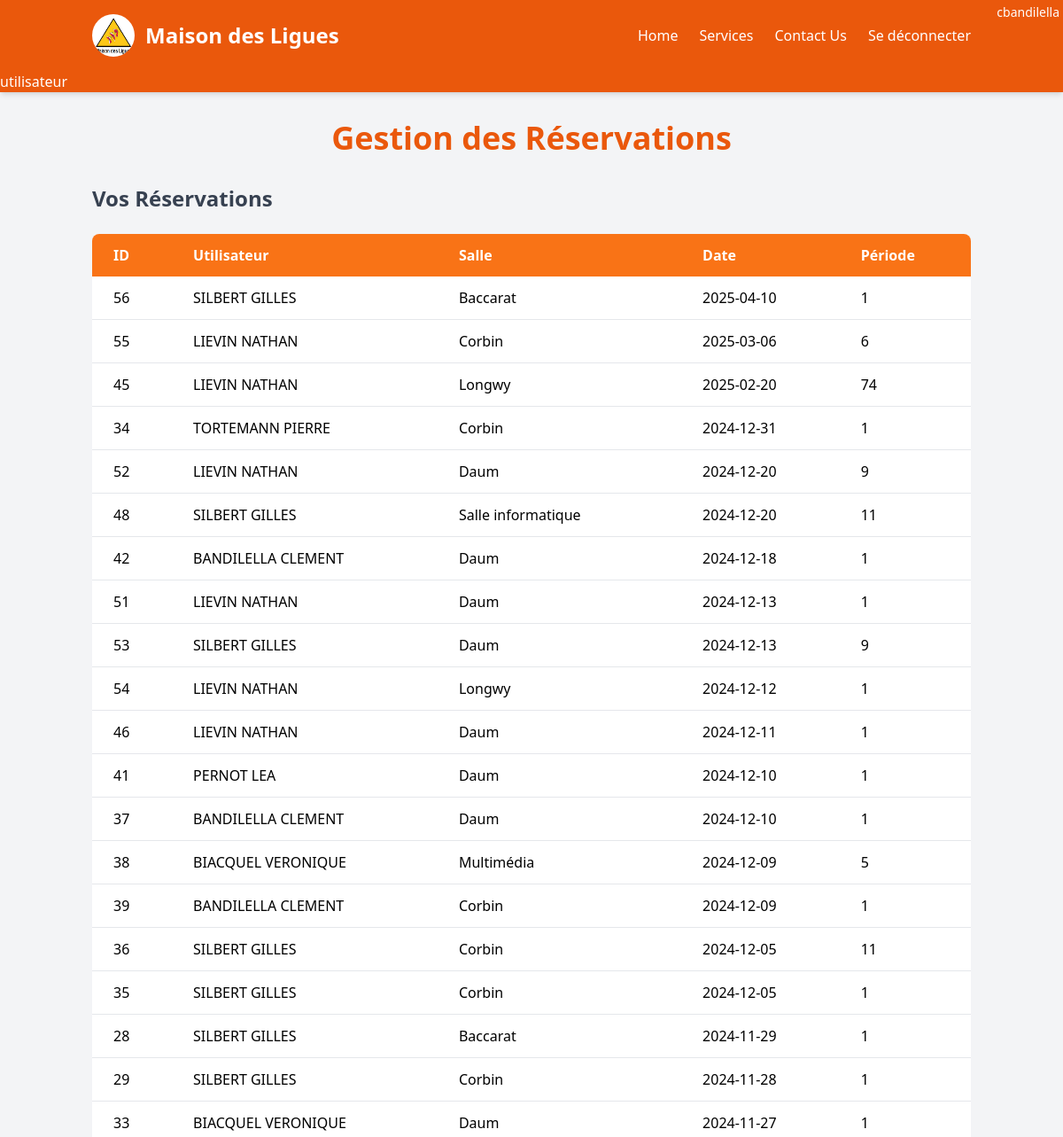
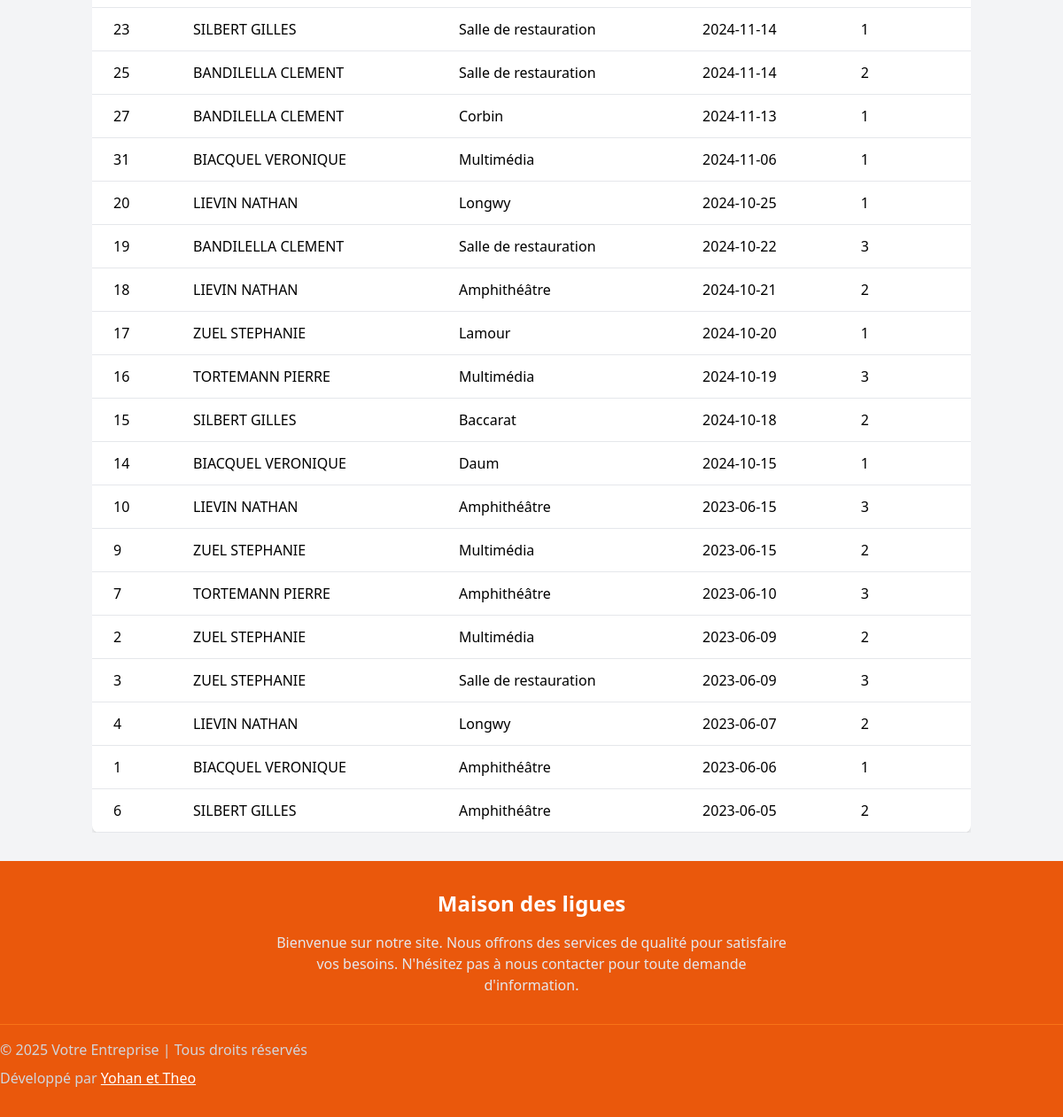
Screenshot of /mcv-php/app/views/view_reservation.php (signed in) with the database file from the repository (2 pictures, top to bottom).
### tables this page shows
CREATE TABLE `reservation` (
  `id` int(11) NOT NULL,
  `utilisateur_id` int(11) NOT NULL,
  `salle_id` int(11) NOT NULL,
  `date` date NOT NULL,
  `periode` int(11) NOT NULL,
  `statusReservation` enum('Provisoire','Confirmé','Annulé') NOT NULL DEFAULT 'Provisoire'
);

CREATE TABLE `utilisateur` (
  `utilisateur_id` int(11) NOT NULL,
  `nom` varchar(32) NOT NULL,
  `prenom` varchar(32) NOT NULL,
  `structure_id` int(11) NOT NULL,
  `structure_nom` varchar(80) NOT NULL,
  `structure_adresse` varchar(80) NOT NULL,
  `mail` varchar(50) NOT NULL
);

CREATE TABLE `salle` (
  `id` int(11) NOT NULL,
  `salle_nom` varchar(32) NOT NULL,
  `categorie` int(11) NOT NULL
);

### mcv-php/app/models/Reservation.php (called while the page is built, shortened)
<?php
class Reservation {
    private $db;
    public function __construct($database) {
        $this->db = $database;
    }
    public function getAllReservations() {
        $sql = "SELECT reservation.id, reservation.utilisateur_id, reservation.salle_id, reservation.date, reservation.periode, reservation.statusReservation, utilisateur.utilisateur_id, utilisateur.nom, utilisateur.prenom, salle.id AS salleId, salle.salle_nom FROM reservation, utilisateur,salle WHERE utilisateur.utilisateur_id=reservation.utilisateur_id AND reservation.salle_id=salle.id ORDER BY date DESC";
        $query = $this->db->query($sql);
        return $query->fetchAll(PDO::FETCH_ASSOC);
    }
}
?>

### mcv-php/app/views/view_reservation.php (the view, shortened to what this page needs)
<?php
include_once '../models/Reservation.php';
include_once '../includes/header.php';
?>
<main class="container mx-auto px-4 py-8">
    <h1 class="text-4xl font-bold text-orange-600 mb-8 text-center">Gestion des Réservations</h1>
    <?php
    switch ($_SESSION["role"]) {
        case "utilisateur":
            echo "<h2 class='text-2xl font-bold text-gray-700 mb-6'>Vos Réservations</h2>";
            $reservationModel = new Reservation($connexion);
            $reservations = $reservationModel->getAllReservations();
    ?>
            <section class="overflow-x-auto">
                <table class="min-w-full bg-white shadow-md rounded-lg overflow-hidden">
                    <thead class="bg-orange-500 text-white">
                        <tr>
                            <th class="py-3 px-6 text-left">ID</th>
                            <th class="py-3 px-6 text-left">Utilisateur</th>
                            <th class="py-3 px-6 text-left">Salle</th>
                            <th class="py-3 px-6 text-left">Date</th>
                            <th class="py-3 px-6 text-left">Période</th>
                        </tr>
                    </thead>
                    <tbody>
                    <?php foreach ($reservations as $reservation):
                            if($reservation['statusReservation']!="Annulé"){
                            ?>
                            <tr class="border-b hover:bg-gray-100 transition">
                                    <td class="py-3 px-6"><?php echo htmlspecialchars($reservation['id']); ?></td>
                                    <td class="py-3 px-6"><?php echo htmlspecialchars($reservation['nom'])." ".htmlspecialchars($reservation['prenom']);?></td>
                                    <td class="py-3 px-6"><?php echo htmlspecialchars($reservation['salle_nom']); ?></td>
                                    <td class="py-3 px-6"><?php echo htmlspecialchars($reservation['date']); ?></td>
                                    <td class="py-3 px-6"><?php echo htmlspecialchars($reservation['periode']); ?></td>
                            </tr>
                        <?php
                            }
                        endforeach;
                        ?>
                    </tbody>
                </table>
            </section>
    <?php
            break;
    ?>
    <?php
    }
    ?>
</main>
<?php include_once '../includes/footer.php'; ?>

### mcv-php/app/includes/header.php (shortened to what this page needs)
<!DOCTYPE html>
<html lang="en">
<head>
    <script src="https://cdn.tailwindcss.com"></script>
</head>
<body class="bg-gray-100 font-sans">
    <nav class="bg-orange-600 text-white shadow-md relative">
        <div class="container mx-auto px-4 py-4 flex justify-between items-center">
            <div class="flex items-center space-x-3">
                <a href="../views/accueil.php">
                    <img src="../views/images/1242652_orig.jpg" alt="logo" class="w-12 h-12 rounded-full" />
                </a>
                <h1 class="text-2xl font-bold">Maison des Ligues</h1>
            </div>
            <ul class="hidden md:flex space-x-6">
                <li><a href="accueil.php" class="hover:text-gray-300">Home</a></li>
                <li><a href="services.php" class="hover:text-gray-300">Services</a></li>
                <li><a href="contact.php" class="hover:text-gray-300">Contact Us</a></li>
                <li><a href="../config/deconnexion.php" class="hover:text-gray-300">Se déconnecter</a></li>
            </ul>
        </div>
        <span class="text-sm font-light absolute top-1 right-1"><?php echo $_SESSION['user_id']; ?></span>
        <?php echo $_SESSION['role']; ?>
    </nav>
</body>
</html>

### mcv-php/app/includes/footer.php
<footer class="bg-orange-600 text-white py-8">
    <div class="container mx-auto text-center">
        <h3 class="text-2xl font-bold">Maison des ligues</h3>
        <p class="mt-4 text-gray-200 max-w-xl mx-auto">
            Bienvenue sur notre site. Nous offrons des services de qualité pour satisfaire vos besoins.
            N'hésitez pas à nous contacter pour toute demande d'information.
        </p>
    </div>
    <div class="mt-8 border-t border-orange-500 pt-4">
        <p class="text-gray-300">&copy; <?php echo date('Y'); ?> Votre Entreprise | Tous droits réservés</p>
        <p class="text-gray-300 mt-2">Développé par <a href="#" class="text-white underline">Yohan et Theo</a></p>
    </div>
</footer>

### rows the page displays
reservation: id "56", utilisateur.nom "SILBERT", utilisateur.prenom "GILLES", salle.salle_nom "Baccarat", date "2025-04-10", periode "1"
reservation: id "55", utilisateur.nom "LIEVIN", utilisateur.prenom "NATHAN", salle.salle_nom "Corbin", date "2025-03-06", periode "6"
reservation: id "45", utilisateur.nom "LIEVIN", utilisateur.prenom "NATHAN", salle.salle_nom "Longwy", date "2025-02-20", periode "74"
reservation: id "34", utilisateur.nom "TORTEMANN", utilisateur.prenom "PIERRE", salle.salle_nom "Corbin", date "2024-12-31", periode "1"
reservation: id "52", utilisateur.nom "LIEVIN", utilisateur.prenom "NATHAN", salle.salle_nom "Daum", date "2024-12-20", periode "9"
reservation: id "48", utilisateur.nom "SILBERT", utilisateur.prenom "GILLES", salle.salle_nom "Salle informatique", date "2024-12-20", periode "11"
reservation: id "42", utilisateur.nom "BANDILELLA", utilisateur.prenom "CLEMENT", salle.salle_nom "Daum", date "2024-12-18", periode "1"
reservation: id "51", utilisateur.nom "LIEVIN", utilisateur.prenom "NATHAN", salle.salle_nom "Daum", date "2024-12-13", periode "1"
reservation: id "53", utilisateur.nom "SILBERT", utilisateur.prenom "GILLES", salle.salle_nom "Daum", date "2024-12-13", periode "9"
reservation: id "54", utilisateur.nom "LIEVIN", utilisateur.prenom "NATHAN", salle.salle_nom "Longwy", date "2024-12-12", periode "1"
reservation: id "46", utilisateur.nom "LIEVIN", utilisateur.prenom "NATHAN", salle.salle_nom "Daum", date "2024-12-11", periode "1"
reservation: id "41", utilisateur.nom "PERNOT", utilisateur.prenom "LEA", salle.salle_nom "Daum", date "2024-12-10", periode "1"
reservation: id "37", utilisateur.nom "BANDILELLA", utilisateur.prenom "CLEMENT", salle.salle_nom "Daum", date "2024-12-10", periode "1"
reservation: id "38", utilisateur.nom "BIACQUEL", utilisateur.prenom "VERONIQUE", salle.salle_nom "Multimédia", date "2024-12-09", periode "5"
reservation: id "39", utilisateur.nom "BANDILELLA", utilisateur.prenom "CLEMENT", salle.salle_nom "Corbin", date "2024-12-09", periode "1"
reservation: id "36", utilisateur.nom "SILBERT", utilisateur.prenom "GILLES", salle.salle_nom "Corbin", date "2024-12-05", periode "11"
reservation: id "35", utilisateur.nom "SILBERT", utilisateur.prenom "GILLES", salle.salle_nom "Corbin", date "2024-12-05", periode "1"
reservation: id "28", utilisateur.nom "SILBERT", utilisateur.prenom "GILLES", salle.salle_nom "Baccarat", date "2024-11-29", periode "1"
reservation: id "29", utilisateur.nom "SILBERT", utilisateur.prenom "GILLES", salle.salle_nom "Corbin", date "2024-11-28", periode "1"
reservation: id "33", utilisateur.nom "BIACQUEL", utilisateur.prenom "VERONIQUE", salle.salle_nom "Daum", date "2024-11-27", periode "1"
reservation: id "23", utilisateur.nom "SILBERT", utilisateur.prenom "GILLES", salle.salle_nom "Salle de restauration", date "2024-11-14", periode "1"
reservation: id "25", utilisateur.nom "BANDILELLA", utilisateur.prenom "CLEMENT", salle.salle_nom "Salle de restauration", date "2024-11-14", periode "2"
reservation: id "27", utilisateur.nom "BANDILELLA", utilisateur.prenom "CLEMENT", salle.salle_nom "Corbin", date "2024-11-13", periode "1"
reservation: id "31", utilisateur.nom "BIACQUEL", utilisateur.prenom "VERONIQUE", salle.salle_nom "Multimédia", date "2024-11-06", periode "1"
reservation: id "20", utilisateur.nom "LIEVIN", utilisateur.prenom "NATHAN", salle.salle_nom "Longwy", date "2024-10-25", periode "1"
reservation: id "19", utilisateur.nom "BANDILELLA", utilisateur.prenom "CLEMENT", salle.salle_nom "Salle de restauration", date "2024-10-22", periode "3"
reservation: id "18", utilisateur.nom "LIEVIN", utilisateur.prenom "NATHAN", salle.salle_nom "Amphithéâtre", date "2024-10-21", periode "2"
reservation: id "17", utilisateur.nom "ZUEL", utilisateur.prenom "STEPHANIE", salle.salle_nom "Lamour", date "2024-10-20", periode "1"
reservation: id "16", utilisateur.nom "TORTEMANN", utilisateur.prenom "PIERRE", salle.salle_nom "Multimédia", date "2024-10-19", periode "3"
reservation: id "15", utilisateur.nom "SILBERT", utilisateur.prenom "GILLES", salle.salle_nom "Baccarat", date "2024-10-18", periode "2"
reservation: id "14", utilisateur.nom "BIACQUEL", utilisateur.prenom "VERONIQUE", salle.salle_nom "Daum", date "2024-10-15", periode "1"
reservation: id "10", utilisateur.nom "LIEVIN", utilisateur.prenom "NATHAN", salle.salle_nom "Amphithéâtre", date "2023-06-15", periode "3"
reservation: id "9", utilisateur.nom "ZUEL", utilisateur.prenom "STEPHANIE", salle.salle_nom "Multimédia", date "2023-06-15", periode "2"
reservation: id "7", utilisateur.nom "TORTEMANN", utilisateur.prenom "PIERRE", salle.salle_nom "Amphithéâtre", date "2023-06-10", periode "3"
reservation: id "2", utilisateur.nom "ZUEL", utilisateur.prenom "STEPHANIE", salle.salle_nom "Multimédia", date "2023-06-09", periode "2"
reservation: id "3", utilisateur.nom "ZUEL", utilisateur.prenom "STEPHANIE", salle.salle_nom "Salle de restauration", date "2023-06-09", periode "3"
reservation: id "4", utilisateur.nom "LIEVIN", utilisateur.prenom "NATHAN", salle.salle_nom "Longwy", date "2023-06-07", periode "2"
reservation: id "1", utilisateur.nom "BIACQUEL", utilisateur.prenom "VERONIQUE", salle.salle_nom "Amphithéâtre", date "2023-06-06", periode "1"
reservation: id "6", utilisateur.nom "SILBERT", utilisateur.prenom "GILLES", salle.salle_nom "Amphithéâtre", date "2023-06-05", periode "2"

### other values shown
$_SESSION['user_id'] "cbandilella"
$_SESSION['role'] "utilisateur"
